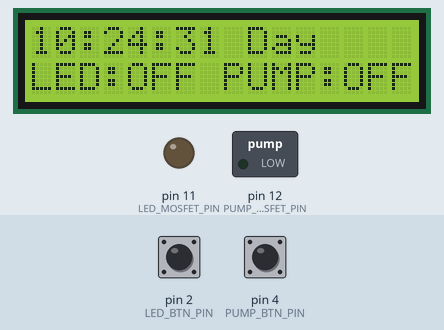
Simulated run of this sketch. Board: Arduino Uno, built with avr-gcc and run on an emulated ATmega328P. On the bench: 16×2 character LCD, switched loads named in the sketch (green lamp = pin HIGH), output pins drawn as LEDs (lit = HIGH). The test bench sets the inputs (shaded band); at power-on: pin 2 (LED_BTN_PIN) HIGH, pin 4 (PUMP_BTN_PIN) HIGH. The local clock reads 2024-03-15 10:24:30 at power-on unless the sketch sets it.

Above: at 1.5 s.
1.6 s: pin 2 (LED_BTN_PIN) pulled LOW for 0.15 s
At 2.23 s:
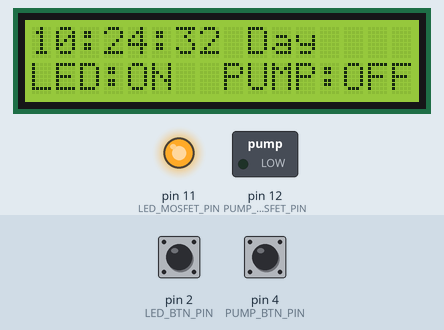
2.3 s: pin 4 (PUMP_BTN_PIN) pulled LOW for 0.15 s
At 3.8 s:
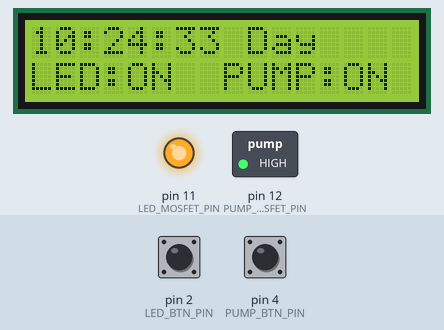
5.4 s: pin 2 (LED_BTN_PIN) pulled LOW for 1 s
At 7.7 s:
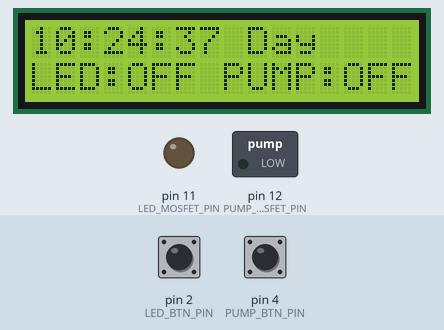
7.9 s: pin 4 (PUMP_BTN_PIN) pulled LOW for 1 s
At 9.4 s:
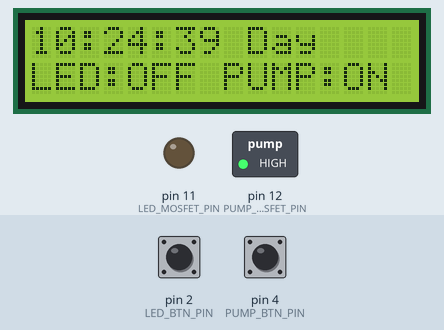
9.5 s: pin 2 (LED_BTN_PIN) pulled LOW for 0.15 s
At 10.18 s:
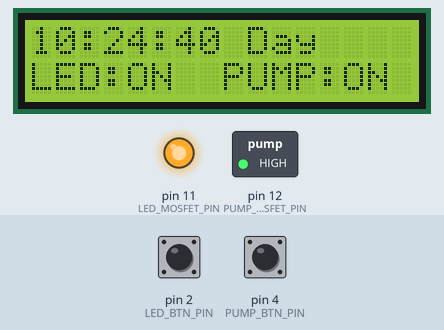
10.2 s: pin 2 (LED_BTN_PIN) pulled LOW for 0.15 s
At 12.8 s:
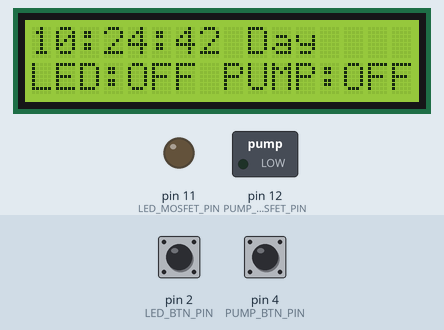
Timing chart, 0 to 14.3 s (numbered marks = the images above; inputs shaded):
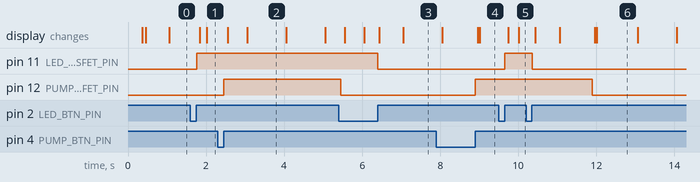

The sketch:

Growbox_sketch.ino
```cpp
#include <iarduino_RTC.h>
#include <LiquidCrystal_I2C.h>

// LCD pins:
// SDA - A4
// SCL - A5

// RTC pins:
// RST - 5
// DAT - 6
// CLK - 7

#define LED_BTN_PIN 2
#define LED_MOSFET_PIN 11
#define PUMP_BTN_PIN 4
#define PUMP_MOSFET_PIN 12
#define LDR_PIN A0

iarduino_RTC time(RTC_DS1302, 5, 7, 6);
LiquidCrystal_I2C lcd(0x27, 16, 2);

void setup() {
  delay(300);

  // устанавливаем режимы портов
  pinMode(LED_BTN_PIN, INPUT_PULLUP);
  pinMode(LED_MOSFET_PIN, OUTPUT);
  pinMode(PUMP_BTN_PIN, INPUT_PULLUP);
  pinMode(PUMP_MOSFET_PIN, OUTPUT);

  // инициализируем RTC-модуль
  time.begin();
  //time.settime(0, 0, 23, 5, 12, 20, 6);

  // инициализируем LCD
  lcd.init();
  lcd.backlight();

  Serial.begin(9600);
}

// переменные для обработки кнопки светодиодного модуля
bool led_btn, led_btn_flag = false;

// переменные для обработки кнопки насоса
bool pump_btn, pump_btn_flag = false;

// переменные для управления транзистором светодиодного модуля
bool led_mosfet_flag = false;
const int day_hour = 5;
const int day_minute = 0;
const int day_second = 0;
const int night_hour = 22;
const int night_minute = 0;
const int night_second = 0;
const int ldr_threshold = 300;
long long last_led_switch = 0;
int led_waiting_time = 3000;

// переменные для управления транзистором насоса
bool pump_mosfet_flag = false;
long long last_pump_activation = 0;
int watering_time = 3000;
const int pump_activation_hour = 16;
const int pump_activation_minute = 0;
const int pump_activation_second = 0;

void loop() {
  handleLedButton();
  if (pump_mosfet_flag == true) {
    if (millis() - last_pump_activation >= watering_time) {
      pump_mosfet_flag = false;
      digitalWrite(PUMP_MOSFET_PIN, pump_mosfet_flag);
    }
  }
  else {
    handlePumpButton();
  }
  if (millis()%100 == 0) {
    displayTime();
    timingLed(time.Hours, time.minutes, time.seconds);
    timingPump(time.Hours, time.minutes, time.seconds);
    displayLedState(led_mosfet_flag);
    displayPumpState(pump_mosfet_flag);
  }
  if (isNight() == true && millis()-last_led_switch >= led_waiting_time) {
    last_led_switch = millis();
    Serial.println(analogRead(A0));
    if (checkLightPresence() == true && led_mosfet_flag == true) {
      led_mosfet_flag = false;
      digitalWrite(LED_MOSFET_PIN, led_mosfet_flag);
    }
    else if (checkLightPresence() == false && led_mosfet_flag == false) {
      led_mosfet_flag = true;
      digitalWrite(LED_MOSFET_PIN, led_mosfet_flag);
    }
  }
}

// функция обработки нажатия кнопки светодиодного модуля
void handleLedButton() {
  led_btn = !digitalRead(LED_BTN_PIN);
  if (led_btn == true && led_btn_flag == false) {
    led_btn_flag = true;
  }
  else if (led_btn == false && led_btn_flag == true) {
    led_btn_flag = false;
    led_mosfet_flag = !led_mosfet_flag;
    digitalWrite(LED_MOSFET_PIN, led_mosfet_flag);
  }
}

// функция обработки нажатия кнопки насоса
void handlePumpButton() {
  pump_btn = !digitalRead(PUMP_BTN_PIN);
  if (pump_btn == true && pump_btn_flag == false) {
    pump_btn_flag = true;
  }
  else if (pump_btn == false && pump_btn_flag == true) {
    pump_btn_flag = false;
    activatePump();
  }
}

// функция активации насоса
void activatePump() {
  last_pump_activation = millis();
  pump_mosfet_flag = true;
  digitalWrite(PUMP_MOSFET_PIN, pump_mosfet_flag);
}

// функция отображения текущего состояния насоса на дисплее
void displayPumpState(bool pump_on) {
  String pump_state;
  if (pump_on)
    pump_state = "ON ";
  else
    pump_state = "OFF";
  pump_state = "PUMP:" + pump_state;
  displayString(pump_state, 8, 1);
}

// функция для управления светодиодом в зависимости от времени суток
void timingLed(int h, int m, int s) {
  if (h == night_hour && m == night_minute && s == night_second) {
    led_mosfet_flag = true;
    digitalWrite(LED_MOSFET_PIN, led_mosfet_flag);
  }
  else if (h == day_hour && m == day_minute && s == day_second) {
    led_mosfet_flag = false;
    digitalWrite(LED_MOSFET_PIN, led_mosfet_flag);
  }
}

void timingPump(int h, int m, int s) {
  if (h == pump_activation_hour && m == pump_activation_minute && s == pump_activation_second && pump_mosfet_flag == false) {
    activatePump();
  }
}

// функция отображения текущего времени на дисплее
void displayTime() {
  String current_time = time.gettime("H:i:s");
  if (isNight() == true)
    current_time += " Night";
  else
    current_time += " Day  ";
  displayString(current_time, 0, 0);
}

// функция отображения текущего состояния светодиодного модуля на дисплее
void displayLedState(bool led_on) {
  String led_state;
  if (led_on)
    led_state = "ON ";
  else
    led_state = "OFF";
  led_state = "LED:" + led_state;
  displayString(led_state, 0, 1);
}

// функция для посимвольного выведения строки на дисплей
void displayString(String s, int column, int row) {
  for (int i=0; i<s.length();i++) {
    lcd.setCursor(i+column, row);
    lcd.print(s[i]);
  }
}

// функция для проверки уровня освещенности
bool checkLightPresence() {
  int val = analogRead(LDR_PIN);
  if (val > ldr_threshold)
    return true;
  else
    return false;
}

// функция для проверки времени суток
bool isNight() {
  int h = time.Hours;
  int m = time.minutes;
  int s = time.seconds;
  if (h >= night_hour || h <= day_hour)
    return true;
  else
    return false;
}
```

Measured:
- after the input at 1.6 s, pin 11 (LED_MOSFET_PIN): LOW → HIGH after 0.16 s; the display: first changes after 0.24 s (image 1 shows a later state)
- after the input at 2.3 s, pin 12 (PUMP_MOSFET_PIN): LOW → HIGH after 0.16 s; the display: first changes after 0.26 s (image 2 shows a later state)
- after the input at 5.4 s, pin 11 (LED_MOSFET_PIN): HIGH → LOW after 1.0 s; the display: first differs from a run without the input after 1.0 s (image 3 shows a later state)
- after the input at 7.9 s, pin 12 (PUMP_MOSFET_PIN): LOW → HIGH after 1.0 s; the display: first differs from a run without the input after 1.1 s (image 4 shows a later state)
- after the input at 9.5 s, pin 11 (LED_MOSFET_PIN): LOW → HIGH after 0.16 s; the display: first changes after 0.24 s (image 5 shows a later state)
- after the input at 10.2 s, pin 11 (LED_MOSFET_PIN): HIGH → LOW after 0.16 s; the display: first changes after 0.24 s (image 6 shows a later state)
- what the display in image 2 shows lasts 1.0 s, from 3.1 s to 4.1 s
